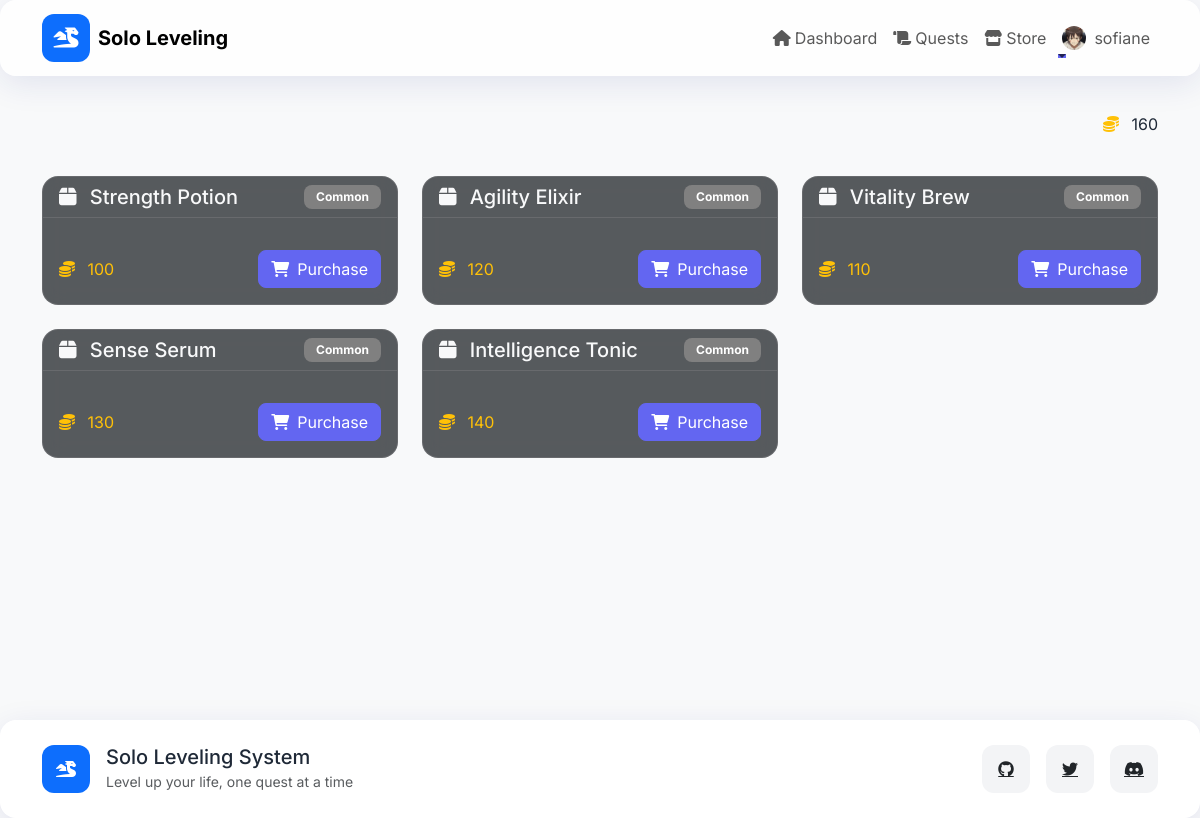
The page /store/ (signed in) on the database its author committed.
### core/models.py (models this page shows, shortened)
class UserProfile(models.Model):
    RANK_CHOICES = [
        ('F', 'F-Rank Hunter'),
        ('E', 'E-Rank Hunter'),
        ('D', 'D-Rank Hunter'),
        ('C', 'C-Rank Hunter'),
        ('B', 'B-Rank Hunter'),
        ('A', 'A-Rank Hunter'),
        ('S', 'S-Rank Hunter'),
    ]
    PERSONALITY_CHOICES = [
        ('achiever', 'Achiever'),
        ('explorer', 'Explorer'),
        ('socializer', 'Socializer'),
        ('competitor', 'Competitor'),
    ]
    user = models.OneToOneField(User, on_delete=models.CASCADE)
    name = models.CharField(max_length=100, default='Hunter')
    level = models.IntegerField(default=1)
    experience = models.IntegerField(default=0)
    coins = models.IntegerField(default=0)
    rank = models.CharField(max_length=1, choices=RANK_CHOICES, default='F', validators=[validate_rank])
    personality_type = models.CharField(max_length=50, blank=True, null=True)
    title = models.CharField(max_length=100, default='Novice Hunter')
    bio = models.TextField(blank=True)
    avatar = models.ImageField(upload_to='avatars/', null=True, blank=True)
    notification_preferences = models.JSONField(default=dict)
    strengths = models.JSONField(default=dict)
    weaknesses = models.JSONField(default=dict)
    daily_quest_limit = models.PositiveIntegerField(
        default=5,
        validators=[MinValueValidator(1), MaxValueValidator(10)]
    )
    last_quest_completion = models.DateTimeField(null=True, blank=True)
    quest_streak = models.PositiveIntegerField(default=0)
    inventory = models.JSONField(default=list, blank=True)
    strength = models.IntegerField(default=10)
    agility = models.IntegerField(default=10)
    vitality = models.IntegerField(default=10)
    sense = models.IntegerField(default=10)
    intelligence = models.IntegerField(default=10)
    class Meta:
        indexes = [
            models.Index(fields=['rank']),
            models.Index(fields=['level']),
            models.Index(fields=['personality_type']),
        ]

class ShopItem(models.Model):
    ITEM_TYPES = [
        ('CONSUMABLE', 'Consumable'),
        ('EQUIPMENT', 'Equipment'),
        ('WEAPON', 'Weapon'),
    ]
    RARITY_CHOICES = [
        ('common', 'Common'),
        ('uncommon', 'Uncommon'),
        ('rare', 'Rare'),
        ('epic', 'Epic'),
        ('legendary', 'Legendary'),
    ]
    STAT_TYPES = [
        ('strength', 'Strength'),
        ('agility', 'Agility'),
        ('vitality', 'Vitality'),
        ('sense', 'Sense'),
        ('intelligence', 'Intelligence'),
    ]
    name = models.CharField(max_length=100)
    item_type = models.CharField(max_length=20, choices=ITEM_TYPES, default='CONSUMABLE')
    rarity = models.CharField(max_length=20, choices=RARITY_CHOICES, default='common')
    price = models.PositiveIntegerField()
    description = models.TextField(blank=True)
    stat_type = models.CharField(max_length=20, choices=STAT_TYPES, null=True, blank=True)
    stat_increase = models.IntegerField(default=0)
    icon = models.CharField(max_length=50, default='box')

### core/views.py (the view, shortened to what this page needs)
# urls.py: path('store/', views.store, name='store'),
@login_required
def store(request):
    items = ShopItem.objects.all()
    user_profile = request.user.userprofile
    context = {
        'items': items,
        'user_coins': user_profile.coins,
        'inventory': user_profile.inventory or []
    }
    return render(request, 'core/store.html', context)

### templates/core/store.html (shortened to what this page needs)
{% extends 'core/base.html' %}
{% load static %}
{% block content %}
<div class="container py-4">
    <div class="row">
        <div class="col-12 mb-4">
            <div class="d-flex justify-content-between align-items-center">
                <h1 class="text-light">Store</h1>
                <div class="coins-display">
                    <i class="fas fa-coins text-warning"></i>
                    <span id="user-coins" class="ms-2">{{ user_coins }}</span>
                </div>
            </div>
        </div>
    </div>
    <div class="row g-4">
        {% for item in items %}
        <div class="col-12 col-md-6 col-lg-4">
            <div class="card h-100 bg-dark bg-opacity-75 border border-light border-opacity-10">
                <div class="card-header bg-transparent border-bottom border-light border-opacity-10">
                    <div class="d-flex justify-content-between align-items-center">
                        <h5 class="card-title mb-0 text-light">
                            <i class="fas fa-{{ item.icon }} me-2"></i>
                            {{ item.name }}
                        </h5>
                        <span class="badge bg-{{ item.rarity|lower }}">{{ item.get_rarity_display }}</span>
                    </div>
                </div>
                <div class="card-body">
                    <div class="d-flex justify-content-between align-items-center mt-3">
                        <span class="text-warning">
                            <i class="fas fa-coins me-2"></i>
                            {{ item.price }}
                        </span>
                        <button class="btn btn-primary buy-item" data-item-id="{{ item.id }}"
                                {% if user_coins < item.price %}disabled{% endif %}>
                            {% if user_coins < item.price %}
                                <i class="fas fa-lock me-2"></i>Not enough coins
                            {% else %}
                                <i class="fas fa-shopping-cart me-2"></i>Purchase
                            {% endif %}
                        </button>
                    </div>
                </div>
            </div>
        </div>
        {% endfor %}
    </div>
</div>
{% endblock %}

### templates/core/base.html (shortened to what this page needs)
<!DOCTYPE html>
{% load static %}
<html lang="en">
<head>
    <link href="https://cdn.jsdelivr.net/npm/bootstrap@5.3.0/dist/css/bootstrap.min.css" rel="stylesheet">
    <link href="https://cdnjs.cloudflare.com/ajax/libs/font-awesome/6.0.0/css/all.min.css" rel="stylesheet">
    <link href="https://unpkg.com/aos@2.3.1/dist/aos.css" rel="stylesheet">
    <link href="{% static 'css/main.css' %}" rel="stylesheet">
</head>
<body class="bg-light d-flex flex-column min-vh-100">
    <nav class="navbar navbar-expand-lg navbar-light fixed-top glass-card">
        <div class="container">
            <a class="navbar-brand d-flex align-items-center" href="{% url 'home' %}">
                <div class="icon-container bg-primary text-white me-2">
                    <i class="fas fa-dragon"></i>
                </div>
                <span class="fw-bold">Solo Leveling</span>
            </a>
            <div class="collapse navbar-collapse" id="navbarNav">
                <ul class="navbar-nav ms-auto">
                    {% if user.is_authenticated %}
                        <li class="nav-item">
                            <a class="nav-link" href="{% url 'dashboard' %}">
                                <i class="fas fa-home me-1"></i>Dashboard
                            </a>
                        </li>
                        <li class="nav-item">
                            <a class="nav-link" href="{% url 'quest_list' %}">
                                <i class="fas fa-scroll me-1"></i>Quests
                            </a>
                        </li>
                        <li class="nav-item">
                            <a class="nav-link" href="{% url 'store' %}">
                                <i class="fas fa-store me-1"></i>Store
                            </a>
                        </li>
                        <li class="nav-item dropdown">
                            <a class="nav-link dropdown-toggle d-flex align-items-center" href="#" role="button" data-bs-toggle="dropdown">
                                {% if user.userprofile.avatar %}
                                    <img src="{{ user.userprofile.avatar.url }}" alt="Avatar" class="rounded-circle me-2" style="width: 24px; height: 24px; object-fit: cover;">
                                {% else %}
                                    <i class="fas fa-user-circle me-1"></i>
                                {% endif %}
                                {{ user.username }}
                            </a>
                        </li>
                    {% endif %}
                </ul>
            </div>
        </div>
    </nav>
    <main class="flex-shrink-0">
        {% block content %}{% endblock %}
    </main>
    <footer class="footer mt-auto py-4 bg-white glass-card">
        <div class="container">
            <div class="row align-items-center">
                <div class="col-md-6">
                    <div class="d-flex align-items-center">
                        <div class="icon-container bg-primary text-white me-3">
                            <i class="fas fa-dragon"></i>
                        </div>
                        <div>
                            <h5 class="mb-0">Solo Leveling System</h5>
                            <small class="text-muted">Level up your life, one quest at a time</small>
                        </div>
                    </div>
                </div>
                <div class="col-md-6 text-md-end mt-3 mt-md-0">
                    <div class="d-flex justify-content-md-end gap-3">
                        <a href="#" class="text-dark">
                            <div class="icon-container">
                                <i class="fab fa-github"></i>
                            </div>
                        </a>
                        <a href="#" class="text-dark">
                            <div class="icon-container">
                                <i class="fab fa-twitter"></i>
                            </div>
                        </a>
                        <a href="#" class="text-dark">
                            <div class="icon-container">
                                <i class="fab fa-discord"></i>
                            </div>
                        </a>
                    </div>
                </div>
            </div>
        </div>
    </footer>
</body>
</html>

### static/css/main.css (style rules this page uses)
:root { --primary-color: #6366f1; --secondary-color: #4f46e5; --success-color: #22c55e; --danger-color: #ef4444; --warning-color: #f59e0b; --info-color: #3b82f6; --light-color: #f3f4f6; --dark-color: #1f2937; --font-primary: 'Inter', sans-serif; --font-secondary: 'Poppins', sans-serif; --transition-fast: 0.2s; --transition-normal: 0.3s; --transition-slow: 0.5s; }
body { font-family: var(--font-primary); background-color: var(--light-color); color: var(--dark-color); }
.glass-card { background: rgba(255, 255, 255, 0.7); backdrop-filter: blur(10px); border: 1px solid rgba(255, 255, 255, 0.125); border-radius: 1rem; box-shadow: 0 8px 32px 0 rgba(31, 38, 135, 0.1); }
.navbar { backdrop-filter: blur(10px); background: rgba(255, 255, 255, 0.8); }
.nav-link { position: relative; transition: color var(--transition-fast); }
.nav-link::after { content: ''; position: absolute; width: 0; height: 2px; bottom: 0; left: 0; background-color: var(--primary-color); transition: width var(--transition-fast); }
.btn { border-radius: 0.5rem; transition: all var(--transition-fast); }
.btn-primary { background-color: var(--primary-color); border-color: var(--primary-color); }
.card { border: none; border-radius: 1rem; transition: transform var(--transition-fast); }
.badge { padding: 0.5em 1em; border-radius: 0.5rem; }
.icon-container { width: 3rem; height: 3rem; display: flex; align-items: center; justify-content: center; border-radius: 0.75rem; background-color: var(--light-color); transition: all var(--transition-fast); }

### templates/core/base.html (style rules this page uses)
main { margin-top: 72px; min-height: calc(100vh - 72px - 80px); }

### templates/core/store.html (style rules this page uses)
.bg-common { background-color: #808080 !important; }
.card { transition: transform 0.2s; backdrop-filter: blur(10px); }

### rows shown on the page
ShopItem: name "Strength Potion", rarity "Common", price "100", shows "Purchase"
ShopItem: name "Agility Elixir", rarity "Common", price "120", shows "Purchase"
ShopItem: name "Vitality Brew", rarity "Common", price "110", shows "Purchase"
ShopItem: name "Sense Serum", rarity "Common", price "130", shows "Purchase"
ShopItem: name "Intelligence Tonic", rarity "Common", price "140", shows "Purchase"

### other values the page prints
{{ user.username }} "sofiane"
{{ user_coins }} "160"
